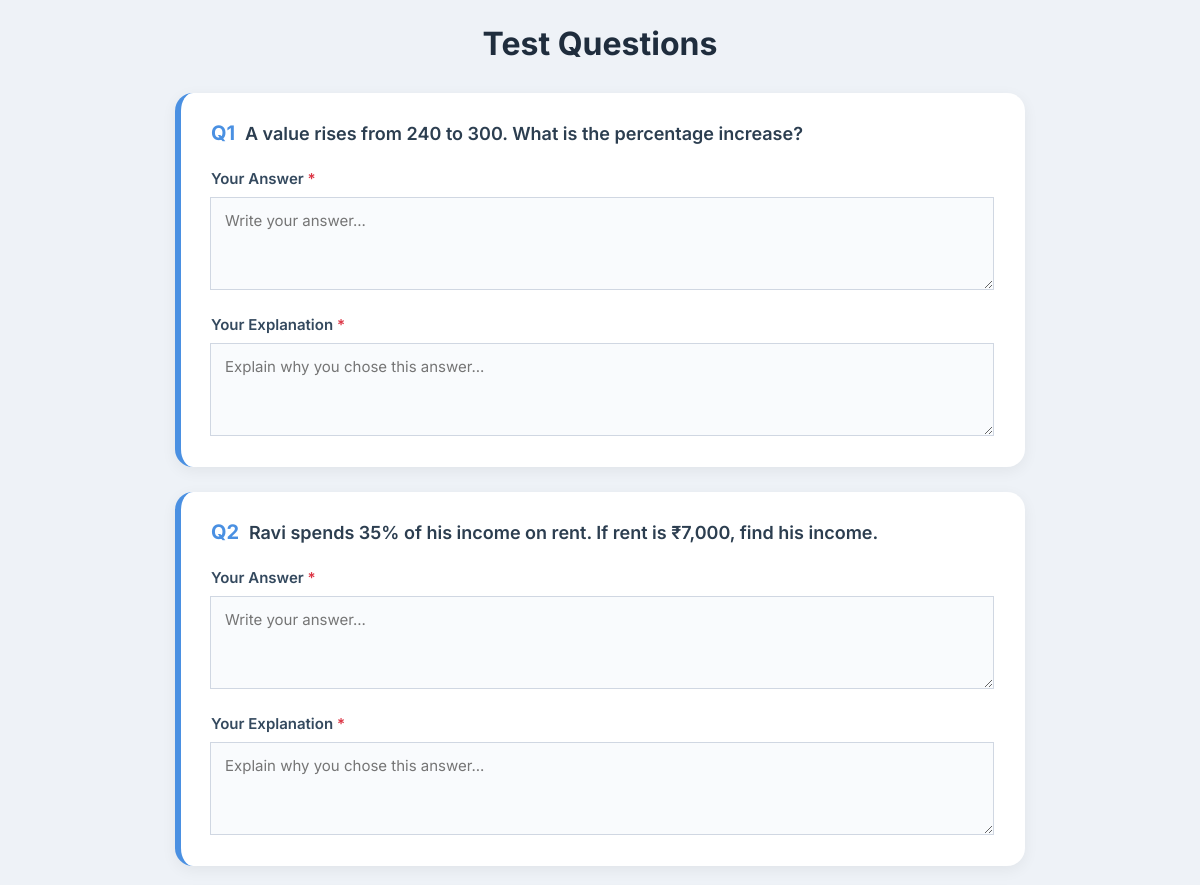
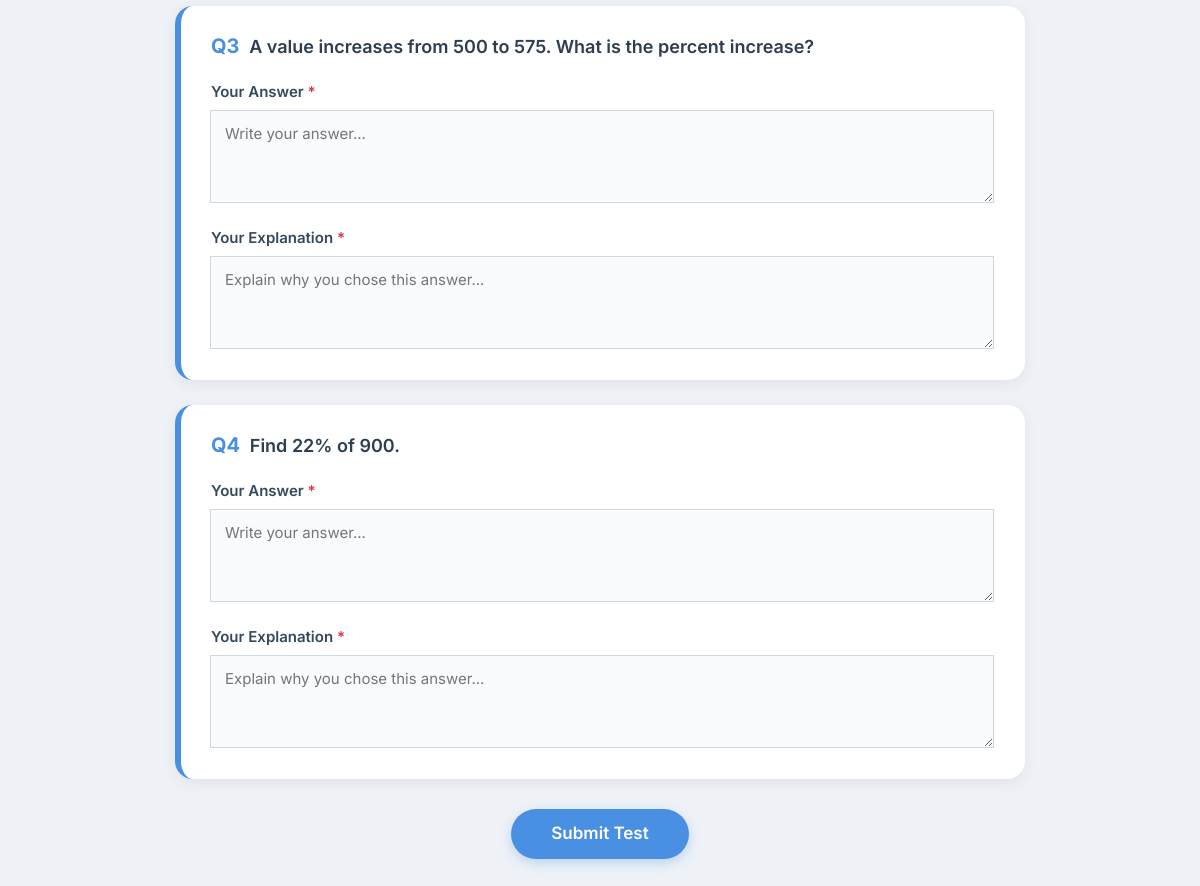
Screenshot of /aptitude/tasks/12/ with the database file from the repository (2 pictures, top to bottom).
### aptitude/models.py (models this page shows, shortened)
class Question(models.Model):
    concept = models.ForeignKey(
        Concept,
        on_delete=models.CASCADE,
        related_name='questions'
    )
    question = models.TextField()
    explanation = models.TextField()
    correct_answer = models.CharField(max_length=255)
    is_demo = models.BooleanField(default=False)
    order = models.PositiveIntegerField(default=0)

### aptitude/views.py (the view, shortened to what this page needs)
# urls.py: path("tasks/<int:attempt_id>/", views.task_questions, name="task_questions"),
def task_questions(request, attempt_id):
    attempt = get_object_or_404(InternAttempt, id=attempt_id)
    questions = list(attempt.selected_questions.all())
    for q in questions:
        q.submitted_answer = ""
        q.submitted_explanation = ""
    return render(
        request,
        "aptitude/task_questions.html",
        {
            "attempt": attempt,
            "questions": questions,
        }
    )

### aptitude/templates/aptitude/task_questions.html (shortened to what this page needs)
<!DOCTYPE html>
<html lang="en">
<head>
    <link href="https://cdn.jsdelivr.net/npm/bootstrap@5.3.0/dist/css/bootstrap.min.css"
          rel="stylesheet">
</head>
<body>
    <h2 class="test-title">Test Questions</h2>
    <form method="post" class="test-form" id="testForm">
        {% for q in questions %}
            <div class="question-card">
                <div class="question-header">
                    <span class="question-number">
                        Q{{ forloop.counter }}
                    </span>
                    <p class="question-text">
                        {{ q.question }}
                    </p>
                </div>
                <div class="input-group">
                    <label for="answer_{{ q.id }}"
                           class="input-label">
                        Your Answer <span class="text-danger">*</span>
                    </label>
                    <textarea
                        id="answer_{{ q.id }}"
                        class="input-box validate-field"
                        name="answer_{{ q.id }}"
                        rows="3"
                        placeholder="Write your answer..."
                        required
                    >{{ q.submitted_answer|default:"" }}</textarea>
                </div>
                <div class="input-group">
                    <label for="explanation_{{ q.id }}"
                           class="input-label">
                        Your Explanation
                        <span class="text-danger">*</span>
                    </label>
                    <textarea
                        id="explanation_{{ q.id }}"
                        class="input-box validate-field"
                        name="explanation_{{ q.id }}"
                        rows="3"
                        placeholder="Explain why you chose this answer..."
                        required
                    >{{ q.submitted_explanation|default:"" }}</textarea>
                </div>
            </div>
        {% empty %}
            <div class="alert alert-warning">
                No questions are available for this test.
            </div>
        {% endfor %}
        {% if questions %}
            <div class="submit-center">
                <button type="submit"
                        class="submit-btn"
                        id="submitBtn">
                    Submit Test
                </button>
            </div>
        {% endif %}
    </form>
</body>
</html>

### aptitude/templates/aptitude/task_questions.html (style rules this page uses)
body { background: #eef2f7; font-family: "Inter", sans-serif !important; padding: 25px 15px; }
.test-title { text-align: center; font-size: 32px; font-weight: 700; margin-bottom: 30px; color: #1f2d3d; }
.test-form { max-width: 850px; margin: auto; }
.question-card { background: white; padding: 25px 30px; margin-bottom: 25px; border-radius: 18px; box-shadow: 0 4px 15px rgba(0, 0, 0, 0.06); border-left: 6px solid #4a90e2; }
.question-header { margin-bottom: 20px; }
.question-number { font-size: 20px; font-weight: 700; color: #4a90e2; }
.question-text { font-size: 18px; font-weight: 600; margin-left: 5px; color: #2c3e50; display: inline; overflow-wrap: anywhere; }
.input-group { margin-top: 18px; display: block; }
.input-label { font-size: 15px; font-weight: 600; margin-bottom: 6px; color: #34495e; display: block; }
.input-box { width: 100%; padding: 12px 14px; border: 1px solid #d0d7e2; border-radius: 12px; font-size: 15px; background: #f9fbfd; transition: 0.2s; resize: vertical; }
.submit-center { text-align: center; margin-top: 30px; margin-bottom: 35px; }
.submit-btn { background: #4a90e2; padding: 12px 40px; font-size: 17px; font-weight: 600; color: white; border: none; border-radius: 30px; cursor: pointer; transition: 0.25s; box-shadow: 0 4px 12px rgba(74, 144, 226, 0.3); }

### rows the page displays
Question: question "A value rises from 240 to 300. What is the percentage increase?", id "Write your answer...", id "Explain why you chose this answer..."
Question: question "Ravi spends 35% of his income on rent. If rent is ₹7,000, find his income.", id "Write your answer...", id "Explain why you chose this answer..."
Question: question "A value increases from 500 to 575. What is the percent increase?", id "Write your answer...", id "Explain why you chose this answer..."
Question: question "Find 22% of 900.", id "Write your answer...", id "Explain why you chose this answer..."
